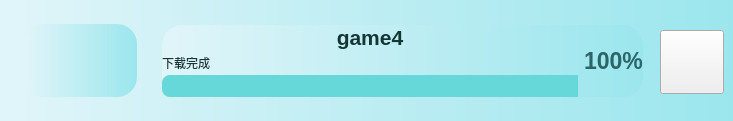
        <widget class="QWidget" name="widget_game_4" native="true">
         <property name="minimumSize">
          <size>
           <width>0</width>
           <height>121</height>
          </size>
         </property>
         <property name="maximumSize">
          <size>
           <width>16777215</width>
           <height>121</height>
          </size>
         </property>
         <property name="styleSheet">
          <string notr="true">.QWidget{
	background-color: qlineargradient(x1:0, y0:0, x2:1, y2:0,stop:0 rgb(225, 245, 249), stop:1 rgb(155, 230, 237));
	border-radius:20px;
	color: rgb(255, 255, 255);
}
</string>
         </property>
         <widget class="QWidget" name="widget_58" native="true">
          <property name="geometry">
           <rect>
            <x>24</x>
            <y>24</y>
            <width>113</width>
            <height>73</height>
           </rect>
          </property>
          <property name="styleSheet">
           <string notr="true"/>
          </property>
          <widget class="QLabel" name="label_icon_game_4">
           <property name="geometry">
            <rect>
             <x>30</x>
             <y>5</y>
             <width>64</width>
             <height>64</height>
            </rect>
           </property>
           <property name="styleSheet">
            <string notr="true">border-image: url(:/icons/icons/自定义.png);</string>
           </property>
           <property name="text">
            <string/>
           </property>
          </widget>
         </widget>
         <widget class="QPushButton" name="pushButton_game_4">
          <property name="geometry">
           <rect>
            <x>660</x>
            <y>30</y>
            <width>64</width>
            <height>64</height>
           </rect>
          </property>
          <property name="styleSheet">
           <string notr="true">border-image: url(:/icons/icons/play_game.png);</string>
          </property>
          <property name="text">
           <string/>
          </property>
         </widget>
         <widget class="QWidget" name="layoutWidget_15">
          <property name="geometry">
           <rect>
            <x>162</x>
            <y>25</y>
            <width>481</width>
            <height>72</height>
           </rect>
          </property>
          <layout class="QHBoxLayout" name="horizontalLayout_16">
           <item>
            <layout class="QVBoxLayout" name="verticalLayout_17">
             <property name="spacing">
              <number>2</number>
             </property>
             <item>
              <widget class="QLabel" name="label_game_4">
               <property name="font">
                <font>
                 <pointsize>16</pointsize>
                 <weight>75</weight>
                 <bold>true</bold>
                </font>
               </property>
               <property name="styleSheet">
                <string notr="true">color: rgb(22, 54, 53);
text-align:centre;
</string>
               </property>
               <property name="text">
                <string>game4</string>
               </property>
               <property name="alignment">
                <set>Qt::AlignCenter</set>
               </property>
              </widget>
             </item>
             <item>
              <widget class="QLabel" name="label_97">
               <property name="font">
                <font>
                 <weight>50</weight>
                 <bold>false</bold>
                </font>
               </property>
               <property name="styleSheet">
                <string notr="true">color: rgb(22, 54, 53)</string>
               </property>
               <property name="text">
                <string>下载完成</string>
               </property>
              </widget>
             </item>
             <item>
              <widget class="QProgressBar" name="progressBar_31">
               <property name="styleSheet">
                <string notr="true">QProgressBar::chunk {
        border-top-left-radius:8px;
border-bottom-left-radius:8px;
	background-color: rgb(103, 216, 217)
}
QProgressBar{
border-radius:8px;
background-color: rgb(223, 223, 223);
}
</string>
               </property>
               <property name="value">
                <number>100</number>
               </property>
               <property name="textVisible">
                <bool>false</bool>
               </property>
              </widget>
             </item>
            </layout>
           </item>
           <item>
            <widget class="QLabel" name="label_98">
             <property name="font">
              <font>
               <pointsize>17</pointsize>
               <weight>75</weight>
               <bold>true</bold>
              </font>
             </property>
             <property name="styleSheet">
              <string notr="true">color: rgb(43, 101, 103);</string>
             </property>
             <property name="text">
              <string>100%</string>
             </property>
             <property name="alignment">
              <set>Qt::AlignLeading|Qt::AlignLeft|Qt::AlignVCenter</set>
             </property>
            </widget>
           </item>
          </layout>
         </widget>
        </widget>
